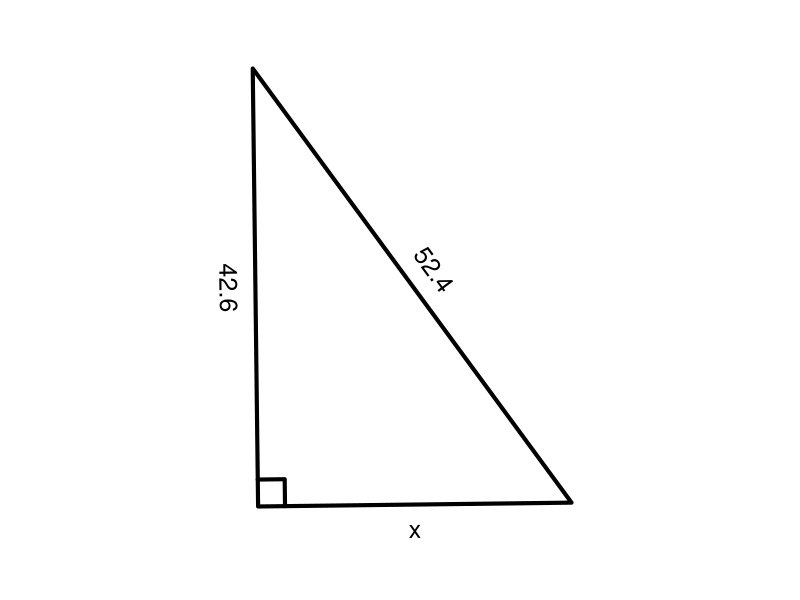

Write the R code that produced this figure.
## ---- chunk 1
qt = 11 #sample(1:12,1)
cex = 1.5
lwd = 4
# al,ol,hl,th
while(T){
    deg = runif(1,15,79)
    th = deg/180*pi
    hl = runif(1,10,100)
    ol = hl*sin(th)
    al = hl*cos(th)
    if(ol>11 && al>11 && hl<99){break}
}
if(qt==1){ #ol=hl*sin(th)
    hyp = signif(hl,3)
    ang = signif(deg,3)
    labs = c("","x",sprintf("%.1f",hyp),sprintf("%.1f°",ang)) #a,o,h,t
    ans = signif(hyp*sin(ang/180*pi),3)
    ansstr = sprintf("%.1f",ans)
    atag = paste0("$$\\sin(",ang,")=\\frac{x}{",hyp,"}$$\n$$x=",hyp,"\\cdot\\sin(",ang,")$$\n\n $$x=",ans,"$$")
}
if(qt==2){ #hl=ol/sin(th)
    opp = signif(ol,3)
    ang = signif(deg,3)
    labs = c("",sprintf("%.1f",opp),"x",sprintf("%.1f°",ang)) #a,o,h,t
    ans = signif(opp/sin(ang/180*pi),3)
    ansstr = sprintf("%.1f",ans)
    atag = paste0("$$\\sin(",ang,")=\\frac{",opp,"}{x}$$\n$$x=\\frac{",opp,"}{\\sin(",ang,")}$$\n\n $$x=",ans,"$$")
}
if(qt==3){ #th=asin(ol/hl)
    opp = signif(ol,3)
    hyp = signif(hl,3)
    labs = c("",sprintf("%.1f",opp),sprintf("%.1f",hyp),"x°") #a,o,h,t
    ans = signif(asin(opp/hyp)/pi*180,3)
    ansstr = sprintf("%.1f",ans)
    atag = paste0("$$\\sin(x)=\\frac{",opp,"}{",hyp,"}$$\n$$x=\\arcsin\\left(\\frac{",opp,"}{",hyp,"}\\right)$$\n\n $$x=",ans,"$$")
}
if(qt==4){ #al=hl*cos(th)
    hyp = signif(hl,3)
    ang = signif(deg,3)
    labs = c("x","",sprintf("%.1f",hyp),sprintf("%.1f°",ang)) #a,o,h,t
    ans = signif(hyp*cos(ang/180*pi),3)
    ansstr = sprintf("%.1f",ans)
    atag = paste0("$$\\cos(",ang,")=\\frac{x}{",hyp,"}$$\n$$x=",hyp,"\\cdot\\cos(",ang,")$$\n\n $$x=",ans,"$$")
}
if(qt==5){ #hl=al/cos(th)
    adj = signif(al,3)
    ang = signif(deg,3)
    labs = c(sprintf("%.1f",adj),"","x",sprintf("%.1f°",ang)) #a,o,h,t
    ans = signif(adj/cos(ang/180*pi),3)
    ansstr = sprintf("%.1f",ans)
    atag = paste0("$$\\cos(",ang,")=\\frac{",adj,"}{x}$$\n$$x=\\frac{",adj,"}{\\cos(",ang,")}$$\n\n $$x=",ans,"$$")
}
if(qt==6){ #th=acos(al/hl)
    adj = signif(al,3)
    hyp = signif(hl,3)
    labs = c(sprintf("%.1f",adj),"",sprintf("%.1f",hyp),"x°") #a,o,h,t
    ans = signif(acos(adj/hyp)/pi*180,3)
    ansstr = sprintf("%.1f",ans)
    atag = paste0("$$\\cos(x)=\\frac{",adj,"}{",hyp,"}$$\n$$x=\\arccos\\left(\\frac{",adj,"}{",hyp,"}\\right)$$\n\n $$x=",ans,"$$")
}
if(qt==7){ #ol=al*tan(th)
    adj = signif(al,3)
    ang = signif(deg,3)
    labs = c(sprintf("%.1f",adj),"x","",sprintf("%.1f°",ang)) #a,o,h,t
    ans = signif(adj*tan(ang/180*pi),3)
    ansstr = sprintf("%.1f",ans)
    atag = paste0("$$\\tan(",ang,")=\\frac{x}{",adj,"}$$\n$$x=",adj,"\\cdot\\tan(",ang,")$$\n\n $$x=",ans,"$$")
}
if(qt==8){ #al=ol/tan(th)
    opp = signif(ol,3)
    ang = signif(deg,3)
    labs = c("x",sprintf("%.1f",opp),"",sprintf("%.1f°",ang)) #a,o,h,t
    ans = signif(opp/tan(ang/180*pi),3)
    ansstr = sprintf("%.1f",ans)
    atag = paste0("$$\\tan(",ang,")=\\frac{",opp,"}{x}$$\n$$x=\\frac{",opp,"}{\\tan(",ang,")}$$\n\n $$x=",ans,"$$")
}
if(qt==9){ #th=atan(ol/al)
    opp = signif(ol,3)
    adj = signif(al,3)
    labs = c(sprintf("%.1f",adj),sprintf("%.1f",opp),"","x°") #a,o,h,t
    ans = signif(atan(opp/adj)/pi*180,3)
    ansstr = sprintf("%.1f",ans)
    atag = paste0("$$\\tan(x)=\\frac{",opp,"}{",adj,"}$$\n$$x=\\arctan\\left(\\frac{",opp,"}{",adj,"}\\right)$$\n\n $$x=",ans,"$$")
}
if(qt==10){
    opp = signif(ol,3)
    adj = signif(al,3)
    labs = c(sprintf("%.1f",adj),sprintf("%.1f",opp),"x","") #a,o,h,t
    ansstr = sprintf("%.1f",signif(sqrt(opp^2+adj^2),3))
    ans = signif(sqrt(opp^2+adj^2),3)
    atag = paste0("$$",opp,"^2+",adj,"^2=x^2$$\n$$x=\\sqrt{",opp^2,"+",adj^2,"}$$\n\n $$x=",ans,"$$")
}
if(qt==11){
    opp = signif(ol,3)
    hyp = signif(hl,3)
    labs = c("x",sprintf("%.1f",opp),sprintf("%.1f",hyp),"") #a,o,h,t
    ansstr = sprintf("%.1f",signif(sqrt(hyp^2-opp^2),3))
    ans = signif(sqrt(hyp^2-opp^2),3)
    atag = paste0("$$",opp,"^2+x^2=",hyp,"^2$$\n$$x=\\sqrt{",hyp^2,"-",opp^2,"}$$\n\n $$x=",ans,"$$")
}
if(qt==12){
    adj = signif(al,3)
    hyp = signif(hl,3)
    labs = c(sprintf("%.1f",adj),"x",sprintf("%.1f",hyp),"") #a,o,h,t
    ansstr = sprintf("%.1f",signif(sqrt(hyp^2-adj^2),3))
    ans = signif(sqrt(hyp^2-adj^2),3)
    atag = paste0("$$x^2+",adj,"^2=",hyp,"^2$$\n$$x=\\sqrt{",hyp^2,"-",adj^2,"}$$\n\n $$x=",ans,"$$")
}
hstr = labs[3]
astr = labs[1]
ostr = labs[2]
angstr = labs[4]


## ---- chunk 2
par(mar=c(0,0,0,0),pty="s")
refl = sample(c(T,F),1)
bmp = 0.05
xs = c(0,cos(th),cos(th))
ys = c(0,0,sin(th))
xlo = cos(th)+bmp
ylo = sin(th)/2
srto = 90
xla = cos(th)/2
yla = -bmp
srta = 0
xlh = cos(th)/2+bmp*cos(th+pi/2)
ylh = sin(th)/2+bmp*sin(th+pi/2)
srth = th/pi*180
xang = 1.5*bmp*cos(seq(0,th,pi/360))/th
yang = 1.5*bmp*sin(seq(0,th,pi/360))/th
xlang = 1.5*bmp*cos(th/2)/th+bmp/3*cos(th/2)
ylang = 1.5*bmp*sin(th/2)/th+bmp/3*sin(th/2)
srtang = th/2/pi*180
xsq = c(cos(th)-bmp,cos(th)-bmp,cos(th))
ysq = c(0,bmp,bmp)
if(refl){
    xs = -xs
    xlo = -xlo
    srto = -90
    xla = -xla
    srta = 0
    xlh = -xlh
    srth = -th/pi*180
    xang = -xang
    xlang = -xlang
    srtang = -th/2/pi*180
    xsq = -xsq
}
rotang = runif(1,0,2*pi)
xs2 = xs*cos(rotang)-ys*sin(rotang)
ys2 = xs*sin(rotang)+ys*cos(rotang)
xlo2 = xlo*cos(rotang)-ylo*sin(rotang)
ylo2 = xlo*sin(rotang)+ylo*cos(rotang)
srto2 = (srto+rotang/pi*180+90)%%180-90
xla2 = xla*cos(rotang)-yla*sin(rotang)
yla2 = xla*sin(rotang)+yla*cos(rotang)
srta2 = (srta+rotang/pi*180+90)%%180-90
xlh2 = xlh*cos(rotang)-ylh*sin(rotang)
ylh2 = xlh*sin(rotang)+ylh*cos(rotang)
srth2 = (srth+rotang/pi*180+90)%%180-90
srtang2 = (srtang+rotang/pi*180+90)%%180-90
xang2 = xang*cos(rotang)-yang*sin(rotang)
yang2 = xang*sin(rotang)+yang*cos(rotang)
xlang2 = xlang*cos(rotang)-ylang*sin(rotang)
ylang2 = xlang*sin(rotang)+ylang*cos(rotang)
xsq2 = xsq*cos(rotang)-ysq*sin(rotang)
ysq2 = xsq*sin(rotang)+ysq*cos(rotang)
xxx = c(xs2,xlo2,xla2,xlh2,xlang2)
yyy = c(ys2,ylo2,yla2,ylh2,ylang2)
widx = (max(xxx)-min(xxx))/2
widy = (max(yyy)-min(yyy))/2
midx = (max(xxx)+min(xxx))/2
midy = (max(yyy)+min(yyy))/2
wid = max(c(widx,widy))
plot(0,0,"n",xlim=c(midx-wid*1.2,midx+wid*1.2),ylim=c(midy-wid*1.2,midy+wid*1.2),axes=F,ann=F)
angadj = (xlang2<0)*1
if(angstr!=""){
    polygon(c(0,xang2),c(0,yang2),border="red",col=rgb(1,0,0,0.2),lwd=lwd)
    text(xlang2,ylang2,angstr,srt=srtang2,col="red",cex=cex,adj=angadj)
}
polygon(xs2,ys2,lwd=lwd)
lines(xsq2,ysq2,lwd=lwd)
text(xlo2,ylo2,ostr,srt=srto2,cex=cex)
text(xla2,yla2,astr,srt=srta2,cex=cex)
text(xlh2,ylh2,hstr,srt=srth2,cex=cex)
# alist = paste0(alist,ansstr,"\n",collapse="")
